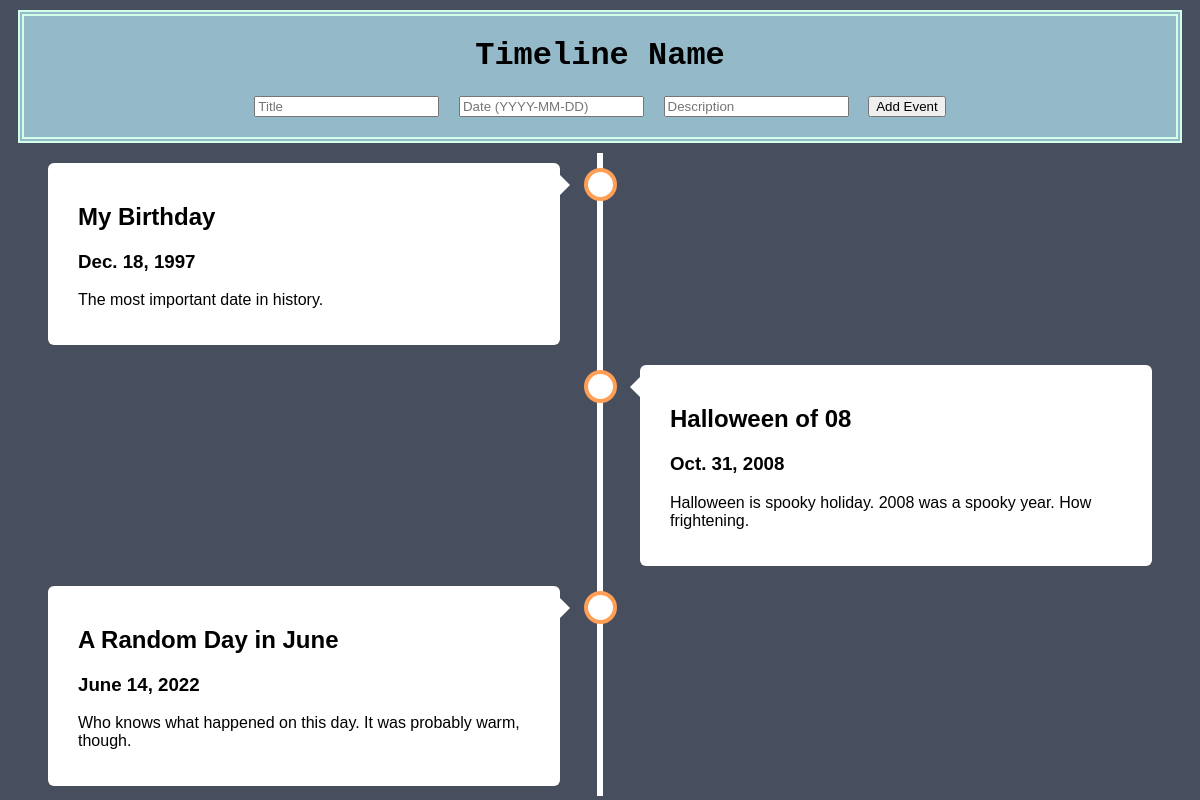
/timeline/1/, run on an earlier commit of the app's database.
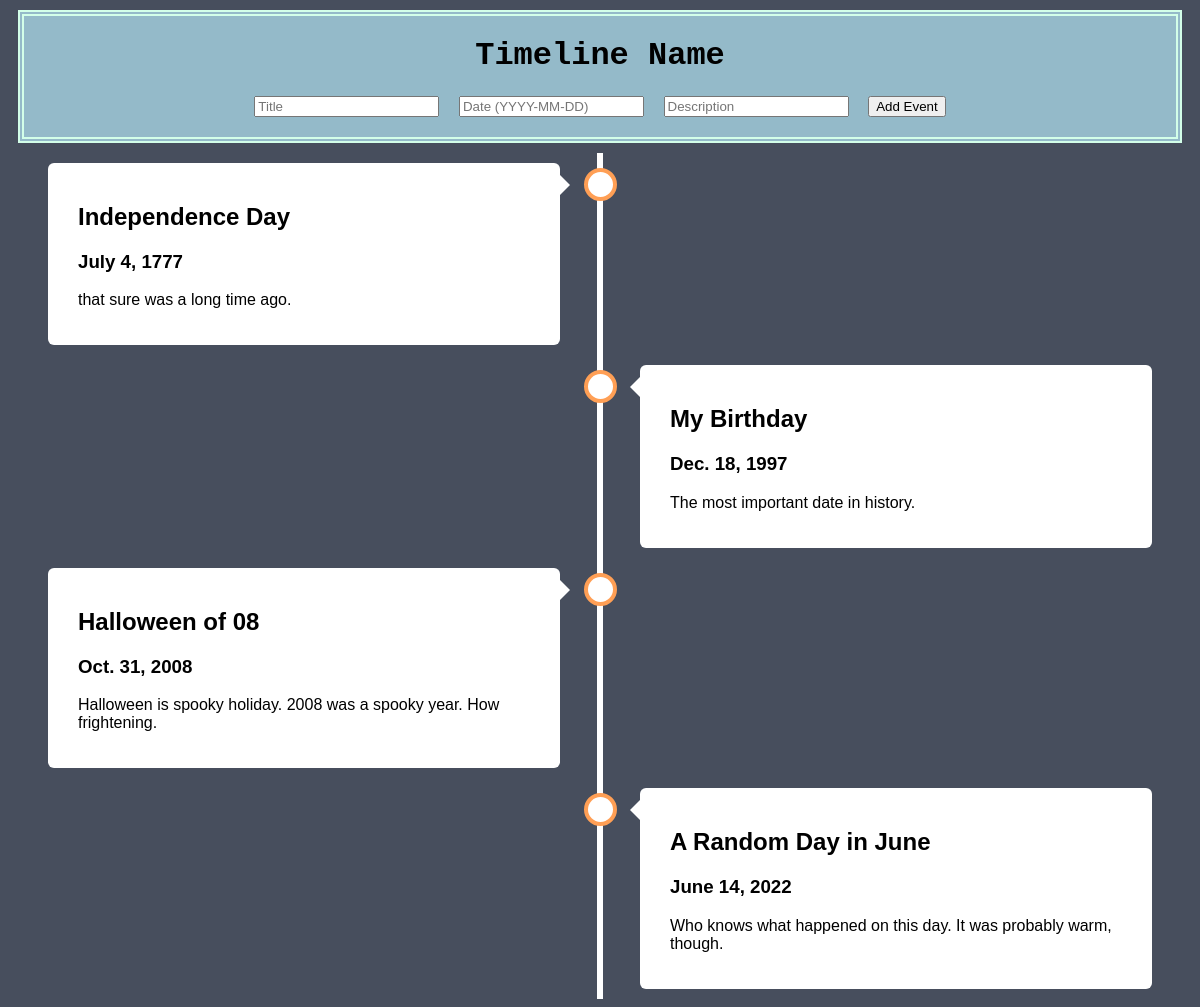
And on a later commit of the database.
### timeline_app/models.py (models this page shows)
class Event(models.Model):
    timeline_id = models.ForeignKey(Timeline, on_delete=models.CASCADE)
    event_id = models.BigAutoField(primary_key=True)
    date = models.DateField()
    title = models.CharField(max_length=50)
    description = models.TextField(max_length=500)

### timeline_app/views.py (the view, shortened to what this page needs)
# urls.py: path('timeline/<int:pk>/', timeline, name='timeline'),
def timeline(request, pk):
    timeline = Timeline.objects.get(pk=pk)
    event = Event.objects.filter(timeline_id=pk).order_by('date')
    dict = {'timeline': timeline,
            'events': event}
    return render(request, 'timeline_app/timeline.html', context=dict)

### timeline_app/templates/timeline_app/timeline.html (shortened to what this page needs)
{% load static %}
<!DOCTYPE html>
<html lang="en">
  <head>
    <link rel="stylesheet" href="{% static 'timeline_app/css/styles.css' %}">
  </head>
  <header>
    <h1> Timeline Name </h1>
    <form method="POST">
      <input placeholder="Title" name ="title" type="text">
      <input placeholder="Date (YYYY-MM-DD)" name ="date" type="datetime">
      <input placeholder="Description" name ="description" type="text">
      <button type="submit">Add Event</button>
  </form>
  </header>
  <body>
    <div class="timeline">
      {% for event in events %}
      {% cycle 'left' 'right' as left_right silent %}
      {% if left_right == 'left' %}
      <div class="container left">
        <div class="content">
          <h2>{{ event.title }}</h2>
          <h3> {{ event.date }} </h3>
          <p>{{ event.description }}</p>
        </div>
      </div>
      {% endif %}
      {% if left_right == 'right' %}
      <div class="container right">
        <div class="content">
          <h2>{{ event.title }}</h2>
          <h3> {{ event.date }} </h3>
          <p>{{ event.description }}</p>
        </div>
      </div>
      {% endif %}
      {% endfor %%}
    </div>
  </body>

### timeline_app/static/timeline_app/css/styles.css (style rules this page uses)
* { box-sizing: border-box; }
header { margin: 10px; background-color:rgb(148, 186, 201); height: auto + 10px; align-content: center; text-align: center; font-family: 'Courier New', Courier, monospace; border: double rgb(211, 255, 233) 6px; }
form { padding-bottom: 20px; word-spacing: 10px; }
body { background-color: #474e5d; font-family: Helvetica, sans-serif; }
.timeline { position: relative; max-width: 1200px; margin: 0 auto; }
.timeline::after { content: ''; position: absolute; width: 6px; background-color: white; top: 0; bottom: 0; left: 50%; margin-left: -3px; }
.container { padding: 10px 40px; position: relative; background-color: inherit; width: 50%; }
.container::after { content: ''; position: absolute; width: 25px; height: 25px; right: -17px; background-color: white; border: 4px solid #FF9F55; top: 15px; border-radius: 50%; z-index: 1; }
.left { left: 0; }
.right { left: 50%; }
.left::before { content: " "; height: 0; position: absolute; top: 22px; width: 0; z-index: 1; right: 30px; border: medium solid white; border-width: 10px 0 10px 10px; border-color: transparent transparent transparent white; }
.right::before { content: " "; height: 0; position: absolute; top: 22px; width: 0; z-index: 1; left: 30px; border: medium solid white; border-width: 10px 10px 10px 0; border-color: transparent white transparent transparent; }
.right::after { left: -16px; }
.content { padding: 20px 30px; background-color: white; position: relative; border-radius: 6px; }

What changed in the data, as far as the page shows it:
added Event: title "Independence Day", date "July 4, 1777", description "that sure was a long time ago."
